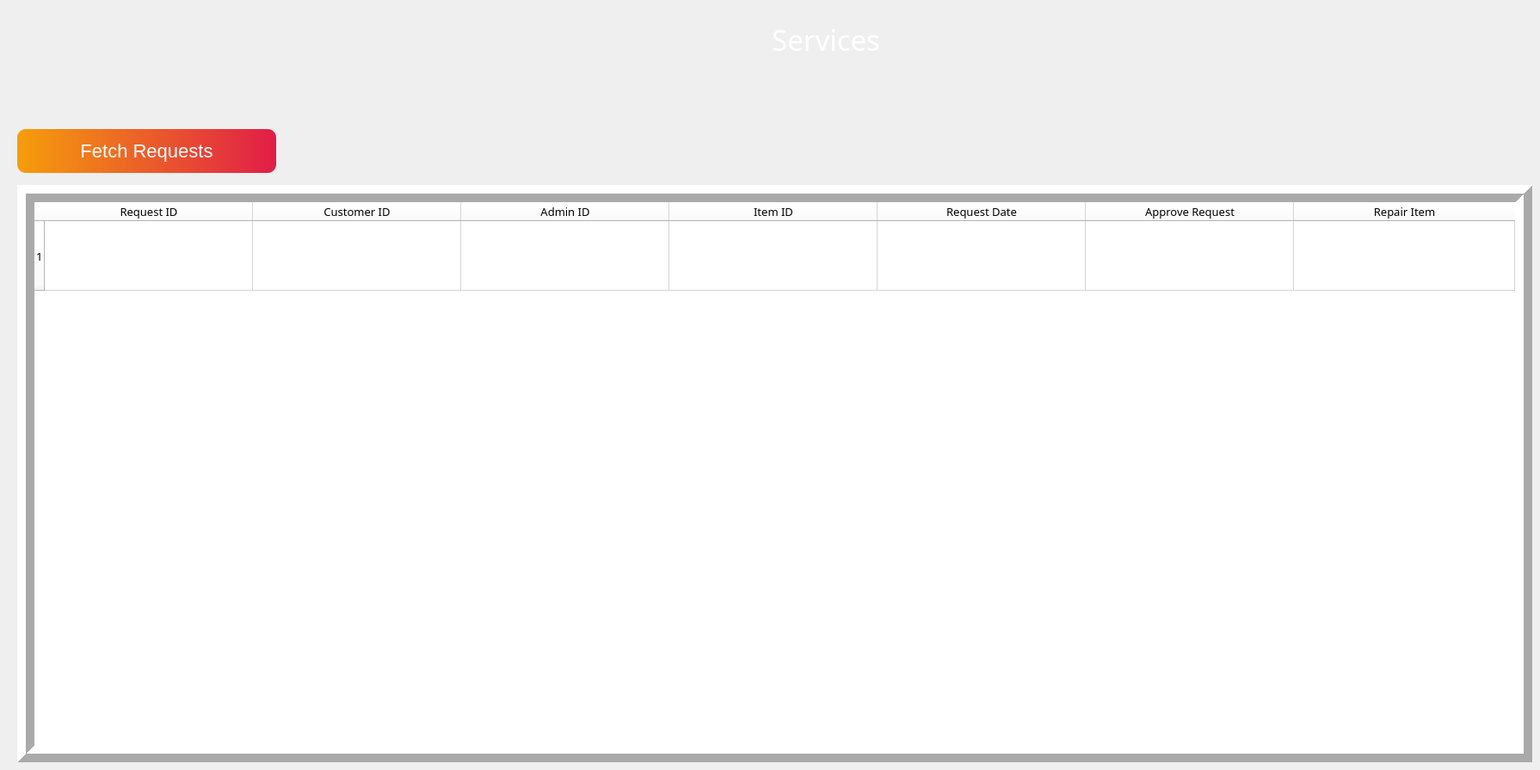
            <widget class="QWidget" name="page_4">
             <widget class="QTableWidget" name="request_table">
              <property name="geometry">
               <rect>
                <x>20</x>
                <y>215</y>
                <width>1761</width>
                <height>671</height>
               </rect>
              </property>
              <property name="sizeIncrement">
               <size>
                <width>0</width>
                <height>0</height>
               </size>
              </property>
              <property name="font">
               <font>
                <family>8514oem</family>
                <pointsize>10</pointsize>
                <weight>50</weight>
                <italic>false</italic>
                <bold>false</bold>
               </font>
              </property>
              <property name="layoutDirection">
               <enum>Qt::LeftToRight</enum>
              </property>
              <property name="autoFillBackground">
               <bool>false</bool>
              </property>
              <property name="styleSheet">
               <string notr="true">QWidget {
	background-color: rgb(255, 255, 255);
	alternate-background-color: rgb(241, 245, 249);
	font: 10pt &quot;8514oem&quot;;
}
QScrollBar:vertical {
	border: none;
    background: #94A3B8;
    width: 14px;
    margin: 15px 0 15px 0;
	border-radius: 0px;
 }

/*  HANDLE BAR VERTICAL */
QScrollBar::handle:vertical {	
	background-color: #E5E7EB;
	min-height: 30px;
	border-radius: 7px;
}
QScrollBar::handle:vertical:hover{	
	background-color: qlineargradient(spread:pad, x1:0, y1:0, x2:1, y2:0, stop:0 #6366F1, stop:1 #7C3AED);
}
QScrollBar::handle:vertical:pressed {	
	background-color: qlineargradient(spread:pad, x1:0, y1:0, x2:1, y2:0, stop:0 #4338CA, stop:1 #5B21B6);
}

/* BTN TOP - SCROLLBAR */
QScrollBar::sub-line:vertical {
	border: none;
	background-color: #94A3B8;
	height: 15px;
	border-top-left-radius: 7px;
	border-top-right-radius: 7px;
	subcontrol-position: top;
	subcontrol-origin: margin;
}
QScrollBar::sub-line:vertical:hover {	
	background-color: rgb(255, 0, 127);
}
QScrollBar::sub-line:vertical:pressed {	
	background-color: rgb(185, 0, 92);
}

/* BTN BOTTOM - SCROLLBAR */
QScrollBar::add-line:vertical {
	border: none;
	background-color:#94A3B8;
	height: 15px;
	border-bottom-left-radius: 7px;
	border-bottom-right-radius: 7px;
	subcontrol-position: bottom;
	subcontrol-origin: margin;
}
QScrollBar::add-line:vertical:hover {	
	background-color: rgb(255, 0, 127);
}
QScrollBar::add-line:vertical:pressed {	
	background-color: rgb(185, 0, 92);
}

/* RESET ARROW */
QScrollBar::up-arrow:vertical, QScrollBar::down-arrow:vertical {
	background: none;
}
QScrollBar::add-page:vertical, QScrollBar::sub-page:vertical {
	background: none;
}
</string>
              </property>
              <property name="frameShape">
               <enum>QFrame::Box</enum>
              </property>
              <property name="frameShadow">
               <enum>QFrame::Raised</enum>
              </property>
              <property name="lineWidth">
               <number>10</number>
              </property>
              <property name="sizeAdjustPolicy">
               <enum>QAbstractScrollArea::AdjustToContents</enum>
              </property>
              <property name="alternatingRowColors">
               <bool>true</bool>
              </property>
              <property name="selectionMode">
               <enum>QAbstractItemView::SingleSelection</enum>
              </property>
              <property name="selectionBehavior">
               <enum>QAbstractItemView::SelectRows</enum>
              </property>
              <property name="iconSize">
               <size>
                <width>0</width>
                <height>0</height>
               </size>
              </property>
              <property name="textElideMode">
               <enum>Qt::ElideLeft</enum>
              </property>
              <property name="showGrid">
               <bool>true</bool>
              </property>
              <property name="sortingEnabled">
               <bool>true</bool>
              </property>
              <property name="rowCount">
               <number>1</number>
              </property>
              <property name="columnCount">
               <number>7</number>
              </property>
              <attribute name="horizontalHeaderCascadingSectionResizes">
               <bool>false</bool>
              </attribute>
              <attribute name="horizontalHeaderDefaultSectionSize">
               <number>242</number>
              </attribute>
              <attribute name="horizontalHeaderMinimumSectionSize">
               <number>26</number>
              </attribute>
              <attribute name="horizontalHeaderShowSortIndicator" stdset="0">
               <bool>true</bool>
              </attribute>
              <attribute name="horizontalHeaderStretchLastSection">
               <bool>true</bool>
              </attribute>
              <attribute name="verticalHeaderDefaultSectionSize">
               <number>81</number>
              </attribute>
              <attribute name="verticalHeaderShowSortIndicator" stdset="0">
               <bool>true</bool>
              </attribute>
              <attribute name="verticalHeaderStretchLastSection">
               <bool>false</bool>
              </attribute>
              <row/>
              <column>
               <property name="text">
                <string>Request ID</string>
               </property>
              </column>
              <column>
               <property name="text">
                <string>Customer ID</string>
               </property>
              </column>
              <column>
               <property name="text">
                <string>Admin ID</string>
               </property>
              </column>
              <column>
               <property name="text">
                <string>Item ID</string>
               </property>
              </column>
              <column>
               <property name="text">
                <string>Request Date</string>
               </property>
              </column>
              <column>
               <property name="text">
                <string>Approve Request</string>
               </property>
              </column>
              <column>
               <property name="text">
                <string>Repair Item</string>
               </property>
              </column>
             </widget>
             <widget class="QPushButton" name="fetch_requests_button">
              <property name="geometry">
               <rect>
                <x>20</x>
                <y>150</y>
                <width>301</width>
                <height>51</height>
               </rect>
              </property>
              <property name="font">
               <font>
                <pointsize>-1</pointsize>
                <weight>50</weight>
                <italic>false</italic>
                <bold>false</bold>
               </font>
              </property>
              <property name="toolTipDuration">
               <number>0</number>
              </property>
              <property name="styleSheet">
               <string notr="true">QPushButton {
	border-top-right-radius: 10px;
	border-top-left-radius: 10px;
	border-bottom-right-radius: 10px;
	border-bottom-left-radius: 10px;
	background-color: qlineargradient(spread:pad, x1:0, y1:0, x2:1, y2:0, stop:0 #F59E0B, stop:1#E11D48);
	font: 22px;
	color: rgb(255, 255, 255);
}

QPushButton:hover {
	background-color: qlineargradient(spread:pad, x1:0, y1:0, x2:1, y2:0, stop:0 #B45309
, stop:1 #9F1239);
}

QPushButton:pressed {
	background-color: qlineargradient(spread:pad, x1:0, y1:0, x2:1, y2:0, stop:0 #B45309
, stop:1 #9F1239);
	padding-left: 5px;
	padding-top: 5px;
}</string>
              </property>
              <property name="text">
               <string>Fetch Requests</string>
              </property>
             </widget>
             <widget class="QLabel" name="services_label">
              <property name="geometry">
               <rect>
                <x>670</x>
                <y>0</y>
                <width>411</width>
                <height>91</height>
               </rect>
              </property>
              <property name="font">
               <font>
                <family>8514oem</family>
                <pointsize>25</pointsize>
               </font>
              </property>
              <property name="styleSheet">
               <string notr="true">color: rgb(255, 255, 255);
image: url(:/adminSideBar/icons8-service-48.png);
padding-right:50px;</string>
              </property>
              <property name="text">
               <string>Services</string>
              </property>
              <property name="alignment">
               <set>Qt::AlignRight|Qt::AlignTrailing|Qt::AlignVCenter</set>
              </property>
             </widget>
            </widget>
